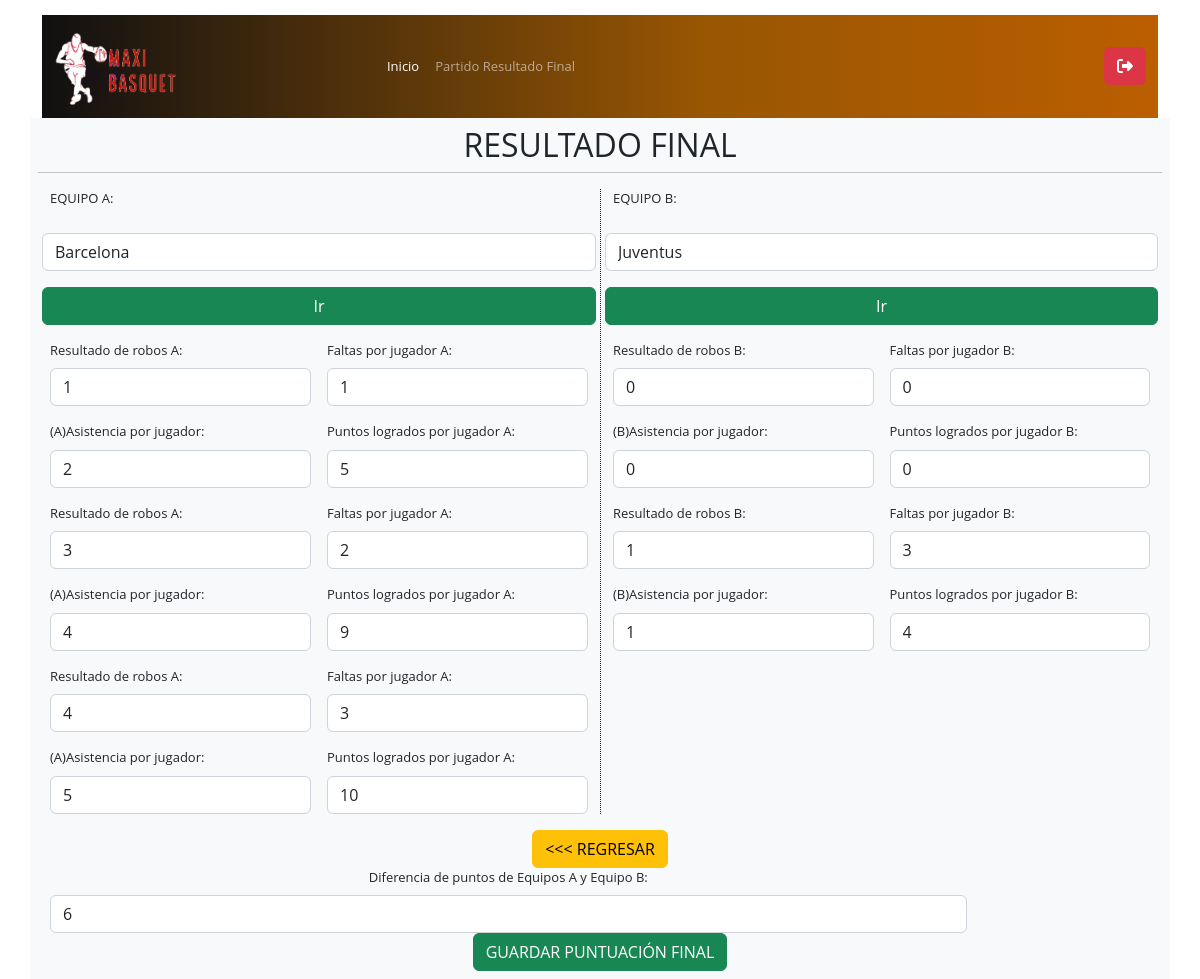
/mesa/partidoFinalizado.php?id_partidos=1&id_equipoA=1&nombreEA=Barcelona&id_equipoB=2&nombreEB=Juventus (signed in), run on the app's committed database.
### tables this page shows
CREATE TABLE `resultadofinal` (
  `id_final` int(100) NOT NULL,
  `id_partidos` int(10) NOT NULL,
  `id_equipo` int(50) NOT NULL,
  `nombreE` varchar(100) NOT NULL,
  `resultadoRobos` int(100) NOT NULL,
  `faltasJugador` int(100) NOT NULL,
  `asistenciaJugador` int(100) NOT NULL,
  `puntoFinal` int(100) NOT NULL,
  `partidoJ` int(10) NOT NULL,
  `partidoP` int(11) NOT NULL,
  `partidoE` int(11) NOT NULL,
  `partidoG` int(11) NOT NULL
);

### sesion.class.php (called while the page is built, shortened)
<?php
class sesion {
  public function get($nombre) {
     if (isset ( $_SESSION [$nombre] )) {
        return $_SESSION [$nombre];
     } else {
         return false;
     }
  }
}
?>

### mesa/partidoFinalizado.php (the view, shortened to what this page needs)
<?php
include("../sesion.class.php");
$sesion=new sesion();
$cargo=$sesion->get("cargo");
if ($cargo=='2') {
?>
<!doctype html>
<html lang="Es">
  <head>
    <link href="../css/bootstrap.min.css" rel="stylesheet">
    <link rel="stylesheet" href="../css/all.css">
    <link rel="stylesheet" href="../css/miestilo.css">
  </head>
  <body class="imagen-fondoM">
<?php
  include ("../conexion.php");
$id_partidos  =$_GET['id_partidos'];
$id_equipoA   =$_GET['id_equipoA'];
$nombreEA     =$_GET['nombreEA'];
$id_equipoB   =$_GET['id_equipoB'];
$nombreEB     =$_GET['nombreEB'];
?>
 <div class="container">
 <?php include("navbar.php");?>
 <div class="row d-flex justify-content-center bg-light p-2">
      <div class="text-center">
        <h2>RESULTADO FINAL  </h2>
      </div>
      <hr>
<div class="col-md-6">
  <form action="#" method="get" class="row g-3 ">
  <label for="inputPassword4" class="form-label">EQUIPO A:
     </label>
<input type="text" name="nombreEA" value="<?php echo $nombreEA;?>" class="form-control" readonly>
<?php
echo "<a href='estadistica.php?id_partidos=$id_partidos&id_equipo=$id_equipoA&nombreE=$nombreEA' class='btn btn-success'>Ir </a>";
?>
<?php
$capturar = "SELECT * FROM resultadofinal WHERE id_partidos = '$id_partidos' AND id_equipo='$id_equipoA'";
$resultadoE     = $link->query($capturar);
    while ($row=$resultadoE->fetch_assoc()) {
          $nombreE      = $row['nombreE'];
          $totalRobos   = $row['resultadoRobos'];
          $asistenciaJugador = $row['asistenciaJugador'];
          $totalFalta   = $row['faltasJugador'];
          $totalTiroA    = $row['puntoFinal'];
?>
  <div class="col-6">
    <label for="inputAddress" class="form-label">Resultado de robos A: </label>
    <input type="text" name="resultadoA" class="form-control" value="<?php echo $totalRobos ;?>" readonly>
  </div>
  <div class="col-6">
    <label for="inputAddress2" class="form-label">Faltas por jugador A:</label>
    <input type="number" name="faltasA" class="form-control" value="<?php echo $totalFalta ;?>"  readonly>
  </div>
  <div class="col-6">
    <label for="inputAddress2" class="form-label">(A)Asistencia por jugador: </label>
    <input type="number" name="asistenciaA" class="form-control"  value="<?php echo $asistenciaJugador ;?>"  readonly>
  </div>
  <div class="col-6">
    <label for="inputAddress2" class="form-label">Puntos logrados por jugador A:</label>
    <input type="number" name="puntosA" class="form-control"  value="<?php echo $totalTiroA ;?>"  readonly>
  </div>
<?php
  }
?>
</form>
</div>
<div class="col-md-6" style="border-color: #1c1c1c;border-width: 1px;border-left-style: dotted;">
  <form action="#" method="get" class="row g-3 ">
  <label for="inputPassword4" class="form-label">EQUIPO B:
     </label>
<input type="text" name="nombreEB" value="<?php echo $nombreEB;?>" class="form-control" readonly>
<?php
echo "<a href='estadistica.php?id_partidos=$id_partidos&id_equipo=$id_equipoB&nombreE=$nombreEB' class='btn btn-success'>Ir </a>";
?>
<?php
$capturar = "SELECT * FROM resultadofinal WHERE id_partidos = '$id_partidos' AND id_equipo='$id_equipoB'";
$resultadoE     = $link->query($capturar);
    while ($row=$resultadoE->fetch_assoc()) {
          $nombreE      = $row['nombreE'];
          $totalRobos   = $row['resultadoRobos'];
          $asistenciaJugador = $row['asistenciaJugador'];
          $totalFalta   = $row['faltasJugador'];
          $totalTiroB    = $row['puntoFinal'];
?>
  <div class="col-6">
    <label for="inputAddress2" class="form-label">Resultado de robos B:</label>
    <input type="text" name="resultadoB" class="form-control" value="<?php echo $totalRobos ;?>"  readonly>
  </div>
 <div class="col-6">
    <label for="inputAddress2" class="form-label">Faltas por jugador B:</label>
    <input type="number" name="faltasB" class="form-control" value="<?php echo $totalFalta ;?>" readonly>
  </div>
 <div class="col-6">
    <label for="inputAddress2" class="form-label">(B)Asistencia por jugador: </label>
    <input type="number" name="asistenciaB" class="form-control" value="<?php echo $asistenciaJugador ;?>" readonly>
  </div>
 <div class="col-6">
    <label for="inputAddress2" class="form-label">Puntos logrados por jugador B:</label>
    <input type="number" name="puntosB" class="form-control" value="<?php echo $totalTiroB ;?>" readonly>
  </div>
<?php
  }
?>
</form>
</div>
  <div class="col-12 text-center mt-3">
<a href="partidos.php" class="btn btn-warning"> <<< REGRESAR </a>
<div class="col-10">
    <label for="inputAddress2" class="form-label">Diferencia de puntos de Equipos A y Equipo B:</label>
    <input type="number" name="puntosB" class="form-control" value="<?php $total = $totalTiroA-$totalTiroB; echo $total ;?>" readonly>
  </div>
<?php
 echo "<a href='procesoPartido.php?id_partidos=$id_partidos&id_equipoA=$id_equipoA&nombreEA=$nombreE&id_equipoB=$id_equipoB&nombreEB=$nombreEz' class='btn btn-success'> GUARDAR PUNTUACIÓN FINAL </a>";
?>
  </div>
</div>
 </div>
  </body>
</html>
<?php
}else{
  echo "No eres Juez de mesa y no puede estar en esta PAGINA";
  echo "<a href='../index.php'> << REGRESAR </a>";
}

### css/miestilo.css (style rules this page uses)
* { border:0; margin: 0; padding: 0; }
.imagen-fondoM { background: url("../images/fondoMesa.jpg") no-repeat center center fixed; -webkit-background-size: cover; -moz-background-size: cover; -o-background-size: cover; background-size: cover; }
body { height: 100vh; justify-content: center; align-items: center; background: rgb(255, 255, 255); background: linear-gradient(180deg, rgba(255, 255, 255, 1) 0%, rgba(208, 208, 208, 1) 71%, rgba(159, 159, 159, 1) 100%); font-family: 'lato'; }
body { padding-top:15px; font-family: 'Open Sans', sans-serif; font-size:13px; }

### data on the page
resultadofinal: resultadoA "1", faltasA "1", asistenciaA "2", puntosA "5"
resultadofinal: resultadoA "3", faltasA "2", asistenciaA "4", puntosA "9"
resultadofinal: resultadoA "4", faltasA "3", asistenciaA "5", puntosA "10"
resultadofinal: resultadoB "0", faltasB "0", asistenciaB "0", puntosB "0"
resultadofinal: resultadoB "1", faltasB "3", asistenciaB "1", puntosB "4"
